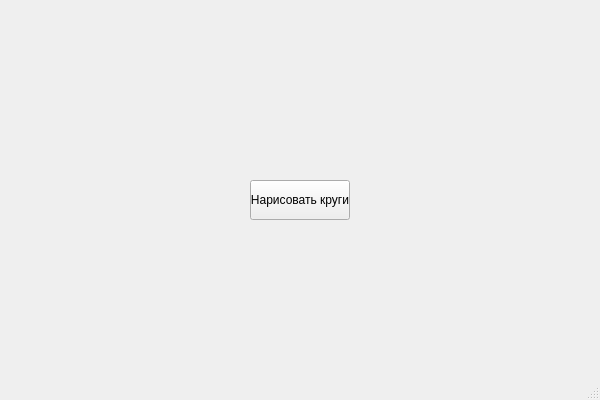
<?xml version="1.0" encoding="UTF-8"?>
<ui version="4.0">
 <class>MainWindow</class>
 <widget class="QMainWindow" name="MainWindow">
  <property name="geometry">
   <rect>
    <x>100</x>
    <y>100</y>
    <width>600</width>
    <height>400</height>
   </rect>
  </property>
  <property name="windowTitle">
   <string>PyQt6 Circles Demo</string>
  </property>
  <widget class="QWidget" name="centralwidget">
   <widget class="QPushButton" name="pushButton">
    <property name="text">
     <string>Нарисовать круги</string>
    </property>
    <property name="geometry">
     <rect>
      <x>250</x>
      <y>180</y>
      <width>100</width>
      <height>40</height>
     </rect>
    </property>
   </widget>
  </widget>
  <widget class="QMenuBar" name="menubar">
   <property name="geometry">
    <rect>
     <x>0</x>
     <y>0</y>
     <width>600</width>
     <height>21</height>
    </rect>
   </property>
  </widget>
  <widget class="QStatusBar" name="statusbar"/>
 </widget>
 <resources/>
 <connections/>
</ui>
